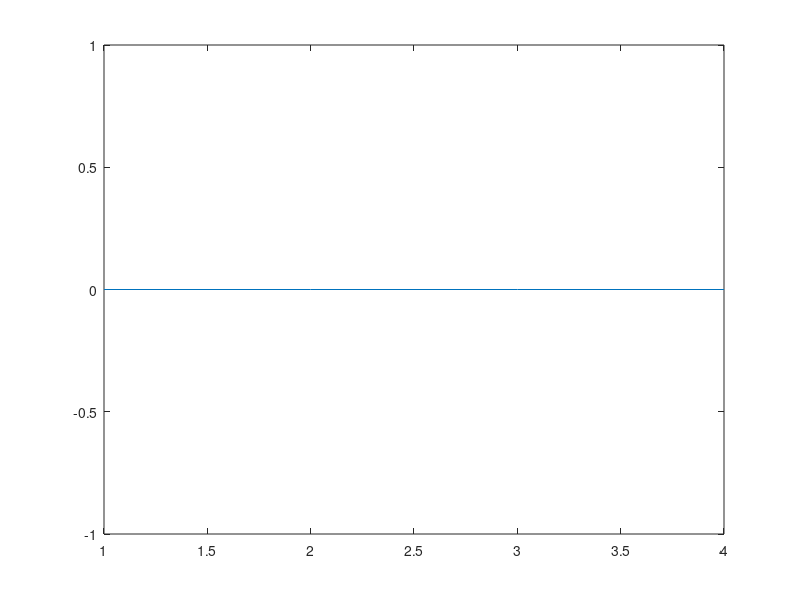
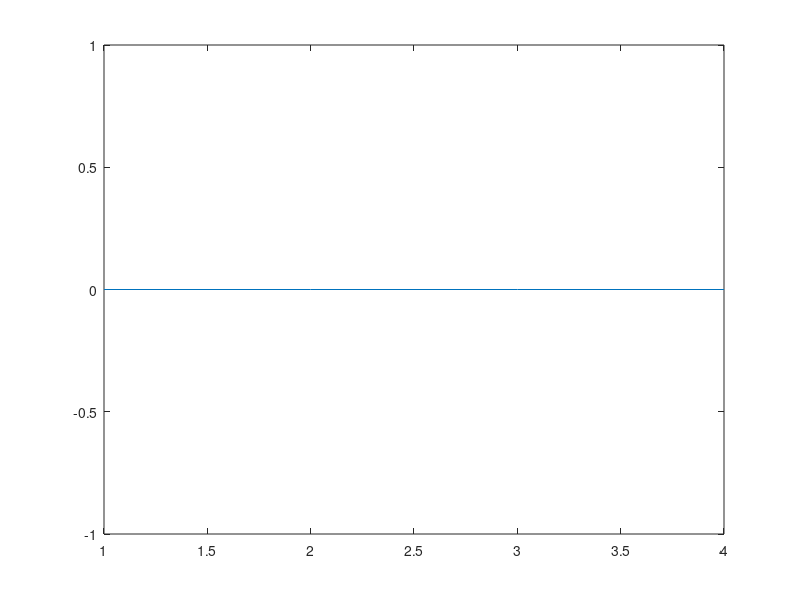
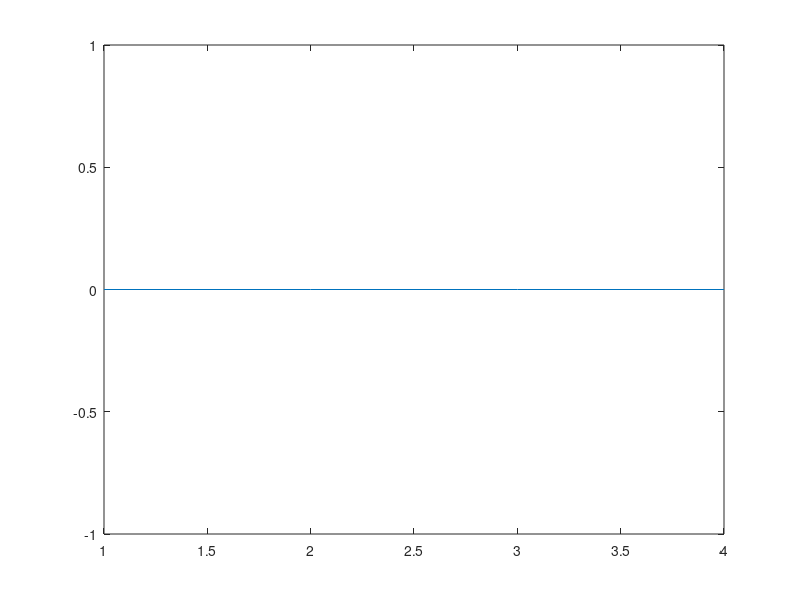
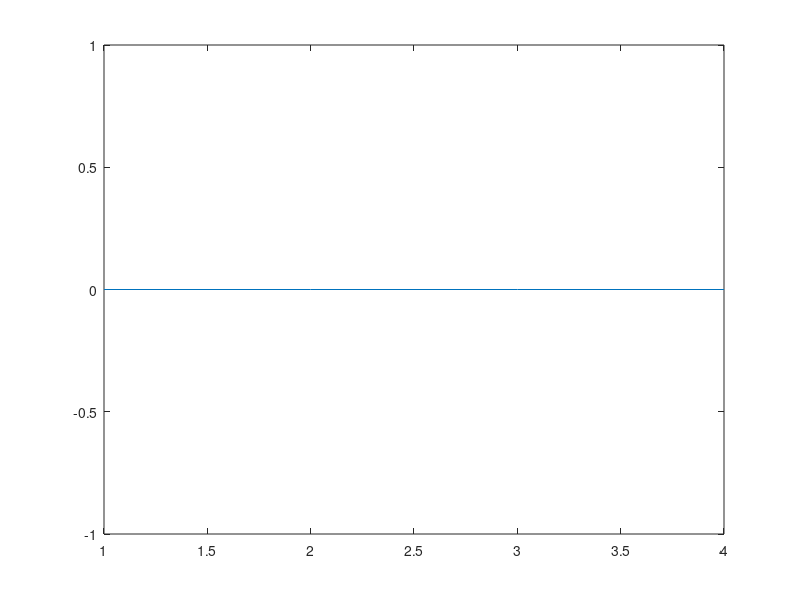

Write the MATLAB code that produced these figures, in order.
close all

im_height = 424;
im_width = 512;
im_no = 11;

save = false;

% base_path = 'C:\Users\alexj\Documents\sorghum_data\15-08-10';
base_path = 'C:\Users\alexj\Documents\sorghum_data';

folder_contents = dir(base_path);

count = 0;

heights = zeros(4, 1);
x_widths = zeros(4, 1);
y_widths = zeros(4, 1);
convex_hull_vols = zeros(4, 1);
LAIs = zeros(4, 1);

plant_axes = ['y', 'y', 'x', 'x'];
% plant_axes = ['x'];

for i = 1:numel(folder_contents)
    item = folder_contents(i);
    
    if item.isdir && ~strcmp(item.name, '.') && ~strcmp(item.name, '..')
        count = count + 1;
        % path = fullfile(erase(mfilename('fullpath'), 'main'), '\Example Data');
        path = fullfile(base_path, item.name, '4_1');
%         path = fullfile(base_path, item.name);

        % Axis about which the plant is upright in the depth images (x or y)
        plant_axis = plant_axes(count);

        depth_ims = get_depth_ims(path, im_height, im_width, im_no, plant_axis);

        pc = construct_point_cloud(depth_ims);
        
        figure;
        pcshow(pc);

        [height, x_width, y_width, convex_hull_vol, LAI] = get_measurements(pc);
        
        heights(count) = height;
        x_widths(count) = x_width;
        y_widths(count) = y_width;
        convex_hull_vols(count) = convex_hull_vol;
        LAIs(count) = LAI;

        if save
            pc_filename = fullfile(path, 'pointCloud.ply');
            pcwrite(pc, pc_filename);
        end
    end
    
    if count
        break
    end
end

figure;
plot(heights);
figure;
plot(x_widths);
figure;
plot(y_widths);
figure;
plot(convex_hull_vols);
figure;
plot(LAIs);